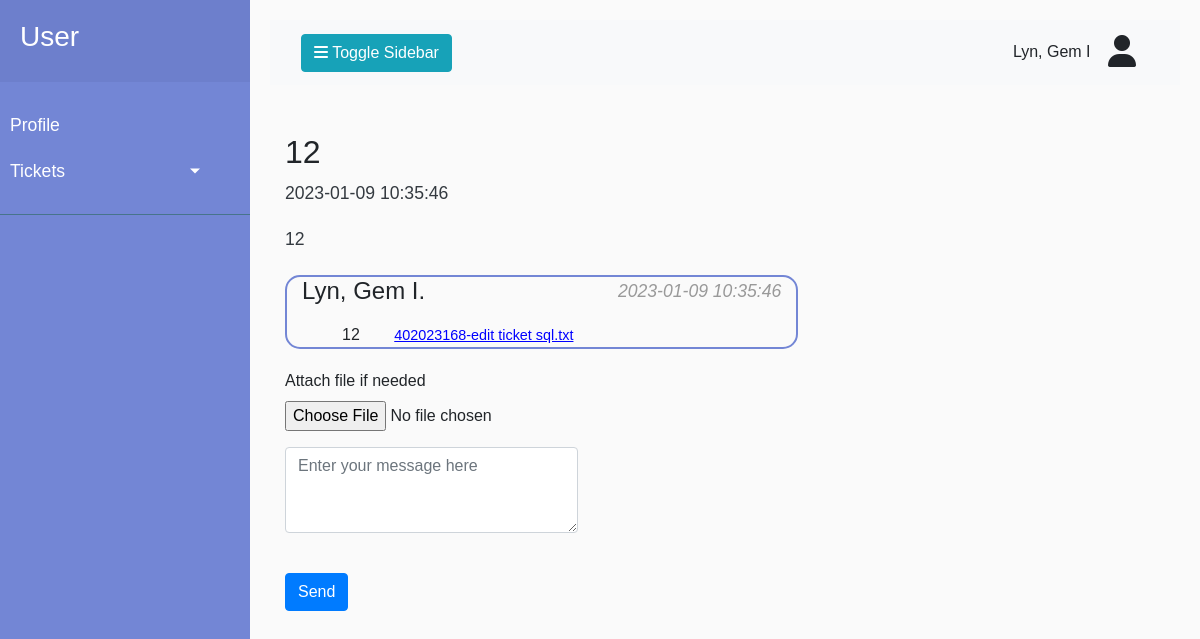
The app's page /User_side/ticket-messages.php?id=145 (signed in) with its own data.
### tables this page shows
CREATE TABLE `ticket` (
  `ticket_id` int(11) NOT NULL DEFAULT 0,
  `user_id` int(11) NOT NULL DEFAULT 0,
  `ticket_year` int(4) NOT NULL DEFAULT 0,
  `ticket_number` int(10) NOT NULL DEFAULT 0,
  `company_id` int(11) NOT NULL DEFAULT 0,
  `department_id` int(11) NOT NULL DEFAULT 0,
  `date_created` datetime NOT NULL DEFAULT '1000-01-01 00:00:00',
  `subject` varchar(100) NOT NULL DEFAULT '0',
  `ticket_description` varchar(150) NOT NULL DEFAULT '0',
  `message` varchar(150) NOT NULL DEFAULT '0',
  `file_uploaded` varchar(100) NOT NULL DEFAULT '0',
  `priority` int(1) NOT NULL DEFAULT 0,
  `assigned_to` int(11) NOT NULL DEFAULT 0,
  `status` int(11) NOT NULL DEFAULT 0,
  `closed_by` int(11) NOT NULL DEFAULT 0,
  `date_closed` datetime NOT NULL DEFAULT '1000-01-01 00:00:00'
);

### User_side/ticket-messages.php (the view, shortened to what this page needs)
<?php
    include ('header.php');
    $ticket_id = $_GET['id'];
    $sql = "SELECT
            a.subject, a.ticket_description, a.date_created, a.status, a.message, a.priority, a.assigned_to,
            concat(b.last_name,', ',b.first_name ,' ',b.middle_name,'.') as full_name, b.user_id
            FROM
            ticket a
            INNER JOIN user b ON a.user_id=b.user_id
            WHERE ticket_id=$ticket_id";
    $result = mysqli_query($con, $sql);
    $resultCheck = mysqli_num_rows($result);
    if($resultCheck > 0)
    {
        while($row = mysqli_fetch_assoc($result))
        {
            $documentSql="SELECT doc_directory, concat(doc_name,'.',doc_type) as file_name
                FROM ticket_document
                WHERE ticket_id = $ticket_id";
            $documentResult = mysqli_query($con, $documentSql);
            $documentRowCount = mysqli_num_rows($documentResult);
            if($documentRowCount !=0)
            {
                while($documentRow = mysqli_fetch_assoc($documentResult))
                {
                    $file_name = $documentRow['file_name'];
                    $doc_directory = $documentRow['doc_directory'];
                    $downloadDirectory = systemDirectories::downloadDirectory.$doc_directory;
                }
            }
            $dateCreated = $row['date_created'];
            $subject = $row['subject'];
            $full_name = $row['full_name'];
            $ticketDescription = $row['ticket_description'];
            $message = $row['message'];
        }
    }
?>
            <h2 class="mt-5 col-7"><?php echo $subject; ?></h2>
            <p class="text-dark col-7"><?php echo $dateCreated; ?></p>
            <p class="text-dark col-7"><?php echo $ticketDescription; ?></p>
            <div class="container-fluid">
                <ul class="list-group list-unstyled">
                    <li class="my-1 col-7" id="border">
                        <div class="d-flex justify-content-between">
                            <h4><?php echo $full_name;?></h4>
                            <p><i><?php echo $dateCreated;?></i></p>
                        </div>
                        <ul>
                            <li class="list-unstyled"><?php echo $message;
                                        if($documentRowCount != 0)
                                        {?>
                                    <a href="<?php echo $downloadDirectory;?>" download style="color: blue; text-decoration: underline blue;"
                                    ><?php echo $file_name;?>
                                    </a>
                                <?php   }?>
                            </li>
                        </ul>
                    </li>
                </ul>
                <form class="form-container my-3" method="POST" id="add_message" enctype="multipart/form-data">
                <div class="form-group" >
                    <label for="">Attach file if needed</label>
                    <input type="file" name="file" class="form-control-file">
                </div>
                <div class="form-group">
                    <textarea name="message" id="message" cols="50" rows="3" placeholder="Enter your message here" class="form-control col-4"></textarea><br>
                </div>
                <input type="submit" id="send" name="send" class="btn btn-primary" value="Send">
            </form>
            </div>
    <?php
    include ('../includes/adminFooter.php')
    ?>

### CSS/style.css (style rules this page uses)
body { font-family: 'Poppins', sans-serif; background: #fafafa; }
p { font-family: 'Poppins', sans-serif; font-size: 1.1em; font-weight: 300; line-height: 1.7em; color: #999; }
a, a:hover, a:focus { color:inherit; text-decoration: none; transition: all 0.3s; }
ul ul a { font-size: 0.9em !important; padding-left: 30px !important; }

### User_side/header.php (style rules this page uses)
#border { border: 2px solid #7386D5; border-radius: 15px; }

### records on screen
ticket: subject "12", date_created "2023-01-09 10:35:46", ticket_description "12", message "12"

### other values on screen
$current_full_name "Lyn, Gem I"
$full_name "Lyn, Gem I."
$file_name "402023168-edit ticket sql.txt"
